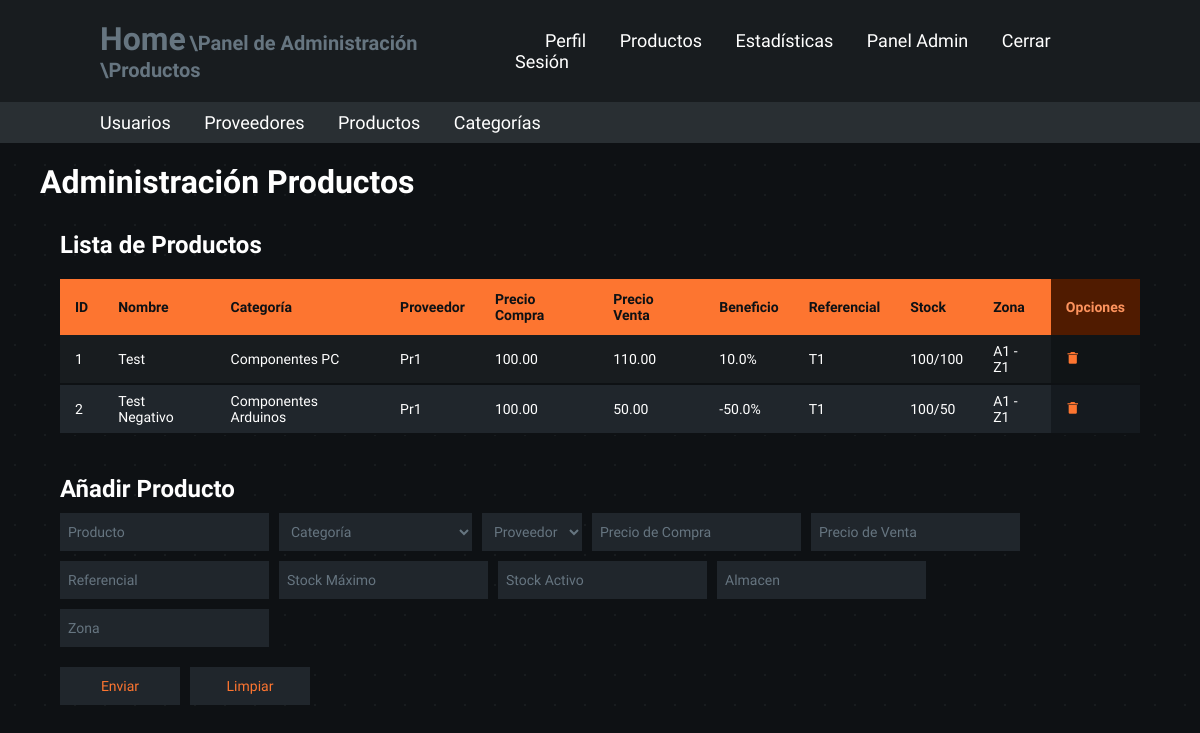
Page /admin-panel/products (signed in) on the committed database.
### models.py (models this page shows, shortened)
class Products(db.Base):
    __tablename__ = "products"
    product_id = Column(Integer, primary_key=True)
    supplier_id = Column(Integer, ForeignKey("suppliers.supplier_id"), nullable=False)
    category_id = Column(Integer, ForeignKey("categories.category_id"), nullable=False)
    product_name = Column(String(255), nullable=False, server_default="unidentified_product")
    product_price = Column(DECIMAL(255, 2), nullable=False, server_default="0.00")
    product_selling_price = Column(DECIMAL(255, 2), nullable=False, server_default="0.00")
    product_referencial = Column(String(255), nullable=False, server_default="unidentified_referencial")
    product_limit_stock = Column(Integer, nullable=False, server_default="1")
    product_active_stock = Column(Integer, nullable=False, server_default="0")
    product_warehouse = Column(String(255), nullable=False,
                               server_default="unidentified_warehouse")  # Es una ubicacion como calle o codigo.
    product_zone = Column(String(255), nullable=False, server_default="unidentified_zone")

class Categories(db.Base):
    __tablename__ = "categories"
    category_id = Column(Integer, primary_key=True)
    category_name = Column(String(255), nullable=False, server_default="unidentified_category")
    category_referencial = Column(String(255), nullable=False, server_default="unidentified_referencial")
    category_zone = Column(String(255), nullable=True, server_default="unidentified_zone")

class Suppliers(db.Base):
    __tablename__ = "suppliers"
    supplier_id = Column(Integer, primary_key=True)
    supplier_name = Column(String(255), nullable=False, server_default="unidentified_supplier")
    supplier_phone = Column(Integer, nullable=False, server_default="0000")
    supplier_commercial_address = Column(String(255), nullable=False, server_default="unidentified_comercial_address")
    supplier_country = Column(String(255), nullable=False, server_default="unidentified_country")
    supplier_nif = Column(String(255), nullable=False, server_default="unidentified_nif")
    supplier_discount = Column(Integer, nullable=False, server_default="0")
    supplier_iva = Column(Integer, nullable=False, server_default="0")

### app.py (the view)
@app.route("/admin-panel/products")
@admin_login_required
def admin_panel_products():
    registered_products = db.session.query(
        Products.product_id,
        Suppliers.supplier_name,
        Categories.category_name,
        Products.product_name,
        Products.product_price,
        Products.product_selling_price,
        Products.product_referencial,
        Products.product_limit_stock,
        Products.product_active_stock,
        Products.product_warehouse,
        Products.product_zone
    ).join(Suppliers, Products.supplier_id == Suppliers.supplier_id).join(Categories, Products.category_id == Categories.category_id)
    registered_categories = db.session.query(Categories).order_by(Categories.category_id)
    registered_suppliers = db.session.query(Suppliers).order_by(Suppliers.supplier_id)
    return render_template("admin_products.html", is_admin=session["is_admin"],
                           registered_products=registered_products,
                           registered_categories=registered_categories,
                           registered_suppliers=registered_suppliers)

### app.py (called while the page is built)
@app.before_request
def validate_session():
    if request.endpoint == 'static':
        return
    time.sleep(0.3)
    if 'user_id' in session:
        user = db.session.query(Users).filter_by(user_id=session['user_id']).first()
        if not user:
            session.clear()
            flash("Sesión Expirada", "warning")
            return redirect(url_for("login"))
        elif user.role_id != session.get('role_id'):
            session['role_id'] = user.role_id
            session['is_admin'] = user.role_id == 0

def admin_login_required(original_function):
    @wraps(original_function)
    def decorated_function(*args, **kwargs):
        redirect_url = None
        if 'user_id' not in session:
            print("Not Logged In")
            return redirect(url_for('login'))
        user = db.session.query(Users).filter_by(user_id=session['user_id']).first()
        if not user or user.role_id != 0:
            print("Insufficient Roles")
            redirect_url = url_for('home')
        if redirect_url:
            return redirect(redirect_url)
        return original_function(*args, **kwargs)
    return decorated_function

### templates/admin_products.html (shortened to what this page needs)
<!DOCTYPE html>
<html lang="es">
<head>
    <link rel="stylesheet" href="/static/variables.css">
    <link rel="stylesheet" href="/static/main.css">
    <link rel="stylesheet" href="/static/containers.css">
    <link rel="stylesheet" href="/static/navbars.css">
    <link rel="stylesheet" href="/static/tables.css">
    <link rel="stylesheet" href="/static/fonts.css">
    <link rel="stylesheet" href="/static/forms.css">
    <link href='https://unpkg.com/boxicons@2.1.4/css/boxicons.min.css' rel='stylesheet'>
</head>
<body class="general-body">
    <header class="header">
        <span>
            <a href="/" class="home">Home</a>
            <a href="/admin-panel" class="subrute"> \Panel de Administración</a>
            <a href="/admin-panel/products" class="subrute"> \Productos</a>
        </span>
        <nav class="navbar">
            <a href="/profile">Perfil</a>
            <a href="/products">Productos</a>
            <a href="/statistics">Estadísticas</a>
            {% if is_admin == True %}
                <a href="/admin-panel">Panel Admin</a>
            {% endif %}
            <a class="log-out" href="/cerrar-login">Cerrar Sesión</a>
        </nav>
    </header>
    <header class="admin-header">
        <nav class="admin-navbar">
            <a href="/admin-panel/users">Usuarios</a>
            <a href="/admin-panel/suppliers">Proveedores</a>
            <a href="/admin-panel/products">Productos</a>
            <a href="/admin-panel/categories">Categorías</a>
        </nav>
    </header>
    <section class="container-type-1">
        <h1>Administración Productos</h1>
    </section>
    <section class="container-type-1 flex-container flex-jst-sb">
        <article class="container-type-1 no-margin full-width">
            <section class="container-type-1 flex-container flex-column no-margin">
                <h2>Lista de Productos</h2>
                <section class="container-type-2 overflow">
                    <table class="table-type-1 no-table-margin table-sticky-header alternate hover">
                        <thead>
                            <tr>
                                <th class="th-title">ID</th>
                                <th class="th-title">Nombre</th>
                                <th class="th-title">Categoría</th>
                                <th class="th-title">Proveedor</th>
                                <th class="th-title">Precio Compra</th>
                                <th class="th-title">Precio Venta</th>
                                <th class="th-title">Beneficio</th>
                                <th class="th-title">Referencial</th>
                                <th class="th-title">Stock</th>
                                <th class="th-title">Zona</th>
                                <th class="th-option">Opciones</th>
                            </tr>
                        </thead>
                        <tbody>
                            {% if registered_products %}
                            {% for product in registered_products %}
                            <tr>
                                <td>{{product.product_id}}</td>
                                <td>{{product.product_name}}</td>
                                <td>{{product.category_name}}</td>
                                <td>{{product.supplier_name}}</td>
                                <td>{{product.product_price}}</td>
                                <td>{{product.product_selling_price}}</td>
                                <td>
                                    {%set beneficio = 100*((product.product_selling_price/product.product_price)-1)%}
                                    {{beneficio}}%
                                </td>
                                <td>{{product.product_referencial}}</td>
                                <td>{{product.product_limit_stock}}/{{product.product_active_stock}}</td>
                                <td>{{product.product_warehouse}} - {{product.product_zone}}</td>
                                <td class="td-option">
                                    <form action="/admin-panel/products/delete-product/{{ product.product_id }}" method="POST" class="option-subform">
                                        <button type="submit">
                                            <i class='bx bxs-trash-alt'></i>
                                        </button>
                                    </form>
                                </td>
                            </tr>
                            {% endfor %}
                            {% endif %}
                        </tbody>
                    </table>
                </section>
            </section>
        </article>
    </section>
    <section class="container-type-1 flex-container">
        <article class="no-margin">
            <h2>Añadir Producto</h2>
            <form action="/admin-panel/products/add-product" method="POST" class="table-form-type-1">
                <fieldset class="flex-container">
                    <section>
                        <input type="text" id="name_input" placeholder="Producto" name="txtProductName" required autocomplete="off">
                    </section>
                    <section>
                        <select id="category_id" name="txtCategoryId" required>
                            <option value="" disabled selected hidden>Categoría</option>
                        </select>
                    </section>
                    <section>
                        <select id="supplier_id" name="txtSupplierId" required>
                            <option value="" disabled selected hidden>Proveedor</option>
                        </select>
                    </section>
                    <section>
                        <input type="number" id="price_input" placeholder="Precio de Compra" name="txtProductPrice" required autocomplete="off" min="0" step="any">
                    </section>
                    <section>
                        <input type="number" id="selling_price_input" placeholder="Precio de Venta" name="txtProductSellingPrice" required autocomplete="off" min="0" step="any">
                    </section>
                    <section>
                        <input type="text" id="referencial_input" placeholder="Referencial" name="txtProductReferencial" required autocomplete="off">
                    </section>
                    <section>
                        <input type="number" id="limit_stock_input" placeholder="Stock Máximo" name="txtProductLimitStock" required autocomplete="off" min="1" step="0">
                    </section>
                    <section>
                        <input type="number" id="active_stock_input" placeholder="Stock Activo" name="txtProductActiveStock" required autocomplete="off" min="1" step="0">
                    </section>
                    <section>
                        <input type="text" id="warehouse_input" placeholder="Almacen" name="txtProductWarehouse" required autocomplete="off">
                    </section>
                    <section>
                        <input type="text" id="zone_input" placeholder="Zona" name="txtProductZone" required autocomplete="off">
                    </section>
                </fieldset>
                <fieldset>
                    <section class="flex-container">
                        <section>
                            <button type="submit">Enviar</button>
                        </section>
                        <section>
                            <button type="reset">Limpiar</button>
                        </section>
                    </section>
                </fieldset>
                <fieldset>
                    <section id="error-message" class="general-form-message error">
                    </section>
                    <section id="success-message" class="general-form-message success">
                    </section>
                </fieldset>
            </form>
        </article>
    </section>
</body>
</html>

### static/variables.css (style rules this page uses)
:root { --background-gray: #0e1114; --background-details: #181c1f; --unregistered-background-details: rgba(255, 255, 255, 0.05); --t04-gray: rgba(255, 255, 255, 0.4); --t02-gray: rgba(255, 255, 255, 0.2); --t1-white: rgba(255, 255, 255, 1); --error-red: rgb(239 68 68); --success-green: rgb(122, 239, 68); --warning-yellow: rgb(236, 218, 52); --delete-red: rgb(197, 17, 17); --delete-red-c: rgb(235, 38, 38); --light-gray: #b3b3b3; --main-gray: #181c1f; --main-gray-c: #292f33; --bgray-1: #181c1f; --bgray-1-c: #101416; --bgray-2: #20262c; --bgray-2-c: #151a1f; --bgray-3: #0e1114; --bgray-4: #3a454d; --bgray-5: #667580; --main-orange: #fd7530; --pale-orange: #fd935d; --dark-orange: #501b00; --main-green: #30fd30; --pale-green: #3dff57; --dark-green: #005004; --main-blue: #4632fc; --pale-blue: #5c51ff; --dark-blue: #0c0050; --main-magenta: #eb28fd; --pale-magenta: #ff51f6; --dark-magenta: #470050; --highlight-red: rgb(239 68 68); }

### static/main.css (style rules this page uses)
* { margin: 0; padding: 0; box-sizing: border-box; font-family: "Lexend", Arial, Helvetica, sans-serif; color: var(--t1-white); }
body { min-height: 100dvh; background-color: var(--background-gray); }
.general-body { background-size: 30px 30px; background-image: radial-gradient(circle, var(--background-details) 1px, var(--background-gray) 1px); }
header { top: 0; left: 0; width: 100%; padding: 20px 100px; margin: 0; }
.header { background: var(--main-gray); display: flex; justify-content: space-between; align-items: center; z-index: 100; }
.admin-header { background: var(--main-gray-c); display: flex; justify-content: space-between; align-items: center; z-index: 100; padding: 10px 100px; }

### static/containers.css (style rules this page uses)
.container-type-1 { margin: 20px 40px; max-height: 500px; }
.container-type-2 { margin: 10px 20px; max-height: 500px; }
.overflow { flex: 1 1 auto; overflow-y: auto; width: fit-content; scrollbar-color: var(--main-orange) transparent; scroll-behavior: smooth; }
.no-margin { margin: 0; }
.full-width { width: 100%; }
.flex-container { display: flex; }
.flex-column { flex-direction: column; }
.flex-jst-sb { justify-content: space-between; }

### static/navbars.css (style rules this page uses)
.navbar a { position: relative; font-size: 18px; color: var(--t1-white); font-weight: 500; text-decoration: none; margin-left: 30px; transition: .3s; }
.admin-navbar a { position: relative; font-size: 18px; color: var(--t1-white); font-weight: 500; text-decoration: none; margin-right: 30px; transition: .3s; }
.home { color: var(--bgray-5); font-size: 32px; text-decoration: none; font-weight: 700; transition: .3s; }
.subrute { color: var(--bgray-5); font-size: 20px; text-decoration: none; font-weight: 700; transition: .3s; }

### static/tables.css (style rules this page uses)
.table-type-1 { margin: 10px 20px; border-collapse: collapse; width: 100%; min-width: 670px; position: relative; }
.table-type-1 thead tr .th-title { background-color: var(--main-orange); text-align: left; color: var(--bgray-3); font-weight: 700; }
.table-type-1 thead tr .th-option { background-color: var(--dark-orange); text-align: left; color: var(--pale-orange); font-weight: 700; }
.table-type-1 tbody tr { background-color: var(--bgray-1); border-bottom: 2px solid var(--bgray-3); }
.table-type-1.alternate tbody tr:nth-of-type(even) { background-color: var(--bgray-2); }
.table-type-1 tbody tr .td-option { background-color: var(--bgray-1-c); border-bottom: 2px solid var(--bgray-3); transition: 0.2s; }
.table-type-1.alternate tbody tr:nth-of-type(even) .td-option { background-color: var(--bgray-2-c); }
.table-type-1 tbody td { padding: 8px 15px; transition: 0.2s; }
.table-type-1 thead th { padding: 12px 15px; }
.table-sticky-header th { position: sticky; top: 0; }
.no-table-margin { margin: 0; }

### rows in the picture
Products: product_id "1", product_name "Test", category_name "Componentes PC", supplier_name "Pr1", product_price "100.00", product_selling_price "110.00", beneficio "10.0", product_referencial "T1", product_limit_stock "100", product_active_stock "100", product_warehouse "A1", product_zone "Z1"
Products: product_id "2", product_name "Test Negativo", category_name "Componentes Arduinos", supplier_name "Pr1", product_price "100.00", product_selling_price "50.00", beneficio "-50.0", product_referencial "T1", product_limit_stock "100", product_active_stock "50", product_warehouse "A1", product_zone "Z1"
